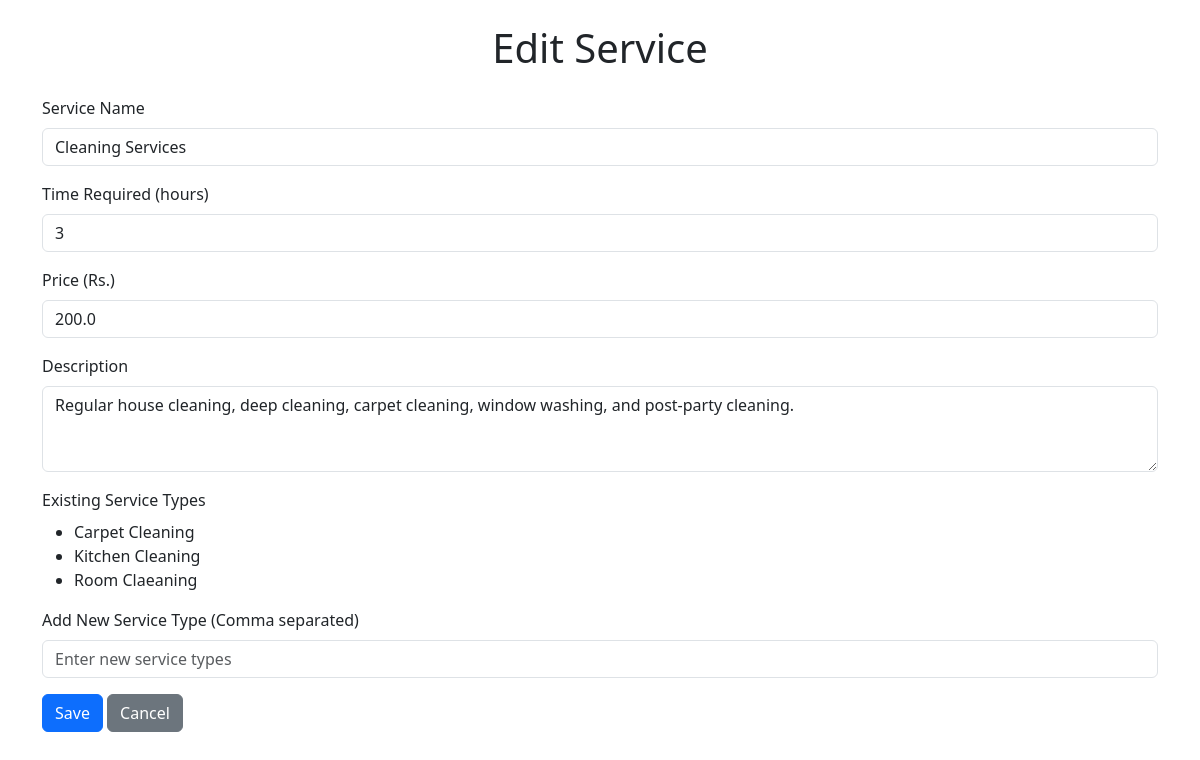
/edit_service/1, run on the app's committed database.
### tables this page shows
CREATE TABLE services (
        id INTEGER PRIMARY KEY AUTOINCREMENT,
        name TEXT NOT NULL,
        price REAL NOT NULL,
        time_required INTEGER NOT NULL,
        description TEXT NOT NULL
    );

CREATE TABLE service_types (
        id INTEGER PRIMARY KEY AUTOINCREMENT,
        service_id INTEGER NOT NULL,  -- Link to services table
        type_name TEXT NOT NULL,
        FOREIGN KEY (service_id) REFERENCES services(id)
    );

### routes/admin_dashboard_routes.py (the view, shortened to what this page needs)
@app.route('/edit_service/<int:service_id>', methods=['GET', 'POST'])
def edit_service(service_id):
    db = get_db()
    service = db.execute("SELECT * FROM services WHERE id = ?", (service_id,)).fetchone()
    service_types = db.execute("""
        SELECT type_name FROM service_types WHERE service_id = ?
    """, (service_id,)).fetchall()
    existing_service_types = [type_tuple[0] for type_tuple in service_types]
    return render_template('edit_service.html', service=service, existing_service_types=existing_service_types)

### routes/admin_dashboard_routes.py (called while the page is built)
def get_db():
    if 'db' not in g:
        g.db = sqlite3.connect(DATABASE)
        g.db.row_factory = sqlite3.Row
    return g.db

### templates/edit_service.html (shortened to what this page needs)
<!DOCTYPE html>
<html lang="en">
<head>
    <link href="https://cdnjs.cloudflare.com/ajax/libs/bootstrap/5.3.0/css/bootstrap.min.css" rel="stylesheet">
</head>
<body class="container py-4">
    <h1 class="text-center mb-4">Edit Service</h1>
    <form method="POST">
        <div class="mb-3">
            <label for="serviceName" class="form-label">Service Name</label>
            <input type="text" class="form-control" id="serviceName" name="service_name" value="{{ service['name'] }}" required>
        </div>
        <div class="mb-3">
            <label for="timeRequired" class="form-label">Time Required (hours)</label>
            <input type="number" class="form-control" id="timeRequired" name="time_required" value="{{ service['time_required'] }}" required>
        </div>
        <div class="mb-3">
            <label for="price" class="form-label">Price (Rs.)</label>
            <input type="number" class="form-control" id="price" name="price" value="{{ service['price'] }}" required>
        </div>
        <div class="mb-3">
            <label for="description" class="form-label">Description</label>
            <textarea class="form-control" id="description" name="description" rows="3" required>{{ service['description'] }}</textarea>
        </div>
        <div class="mb-3">
            <label for="existingServiceTypes" class="form-label">Existing Service Types</label>
            <ul>
                {% for service_type in existing_service_types %}
                    <li>{{ service_type }}</li>
                {% endfor %}
            </ul>
        </div>
        <div class="mb-3">
            <label for="newServiceType" class="form-label">Add New Service Type (Comma separated)</label>
            <input type="text" class="form-control" id="newServiceType" name="new_service_type" placeholder="Enter new service types">
        </div>
        <button type="submit" class="btn btn-primary">Save</button>
        <a href="{{ url_for('service_details') }}" class="btn btn-secondary">Cancel</a>
    </form>
</body>
</html>

### data on the page
services: service_name "Cleaning Services", time_required "3", price "200.0", description "Regular house cleaning, deep cleaning, carpet cleaning, window washing, and post-party cleaning."
service_types: type_name "Carpet Cleaning"
service_types: type_name "Kitchen Cleaning"
service_types: type_name "Room Claeaning"
